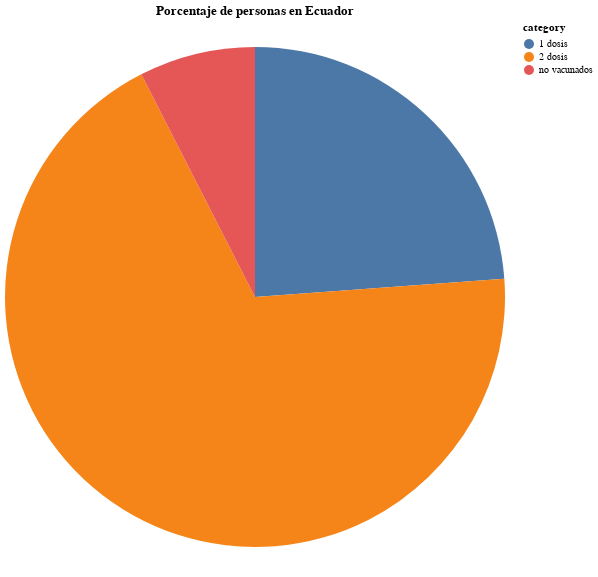

Notebook cell for this chart:
### Code cell
using VegaLite, DataFrames

df = DataFrame(category=x, value=y)
df |> @vlplot(:arc, theta=:value, color="category:n", view={stroke=nothing},title="Porcentaje de personas en Ecuador",
    width=500,
    height=550)

### Figure 1 — Vega-Lite specification as saved in the notebook (floating-point values rounded to 4 significant figures)
{"data": {"values": [{"category": "1 dosis", "value": 0.2384}, {"category": "2 dosis", "value": 0.6865}, {"category": "no vacunados", "value": 0.07515}]}, "encoding": {"color": {"field": "category", "type": "nominal"}, "theta": {"field": "value", "type": "quantitative"}}, "height": 550, "mark": "arc", "title": "Porcentaje de personas en Ecuador", "view": {"stroke": null}, "width": 500}
